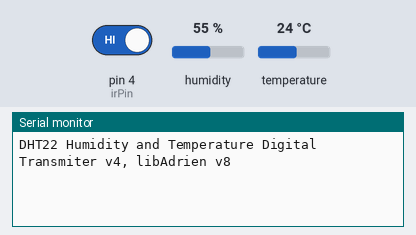
Bench run of a sketch on a simulated Arduino Uno, built with avr-gcc and run on an emulated ATmega328P. Shown: the last lines printed to the serial monitor. The inputs (shaded band) are chosen by the test bench; at power-on: humidity 55 %, pin 4 (irPin) HIGH, temperature 24 °C. No radio packets arrive unless stated.

Above: at 2.2 s.
2.3 s: humidity set to 22 %
At 12.4 s:
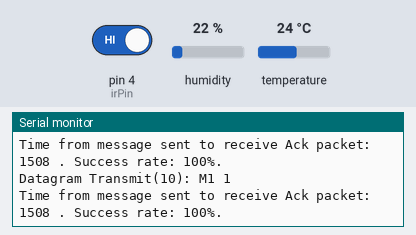
12.5 s: pin 4 (irPin) driven LOW
21.2 s: temperature set to 12 °C
At 24.3 s:
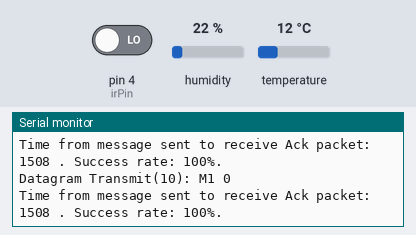
29.9 s: humidity set to 40 %
At 34.7 s:
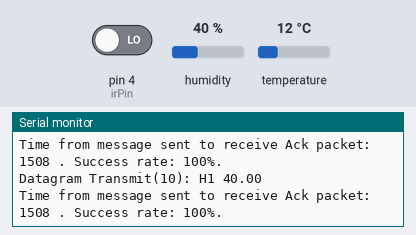

Measured:
- after the input at 2.3 s, the serial monitor: prints a new line after 8.7 s (image 1)
- after the input at 21.2 s, the serial monitor: prints a new line after 2.0 s (image 2)
- after the input at 29.9 s, the serial monitor: prints a new line after 4.4 s (image 3)

The sketch:

Temp_TransmiterV5.ino
```cpp
#include <SPI.h>
#include <nRF24L01.h>
#include <RF24.h>
#include "Transmiter.h"
#include <DHT.h>

int ScrVer = 4;

// This are related to the sensor DHT22
#define DHTPIN 2
#define DHTTYPE DHT22
DHT dht(DHTPIN, DHTTYPE);

// This are related to the IR sensor
int irPin = 4;
int irMotiondetected = 0;

// This are frequency captor
int cycle = 0;

void setup() {
  Serial.begin(9600);
  Serial.print("DHT22 Humidity and Temperature Digital Transmiter v");
  Serial.print(ScrVer);
  Serial.print(", libAdrien v");
  Serial.println (LibVer);
  delay(1000);          // wait for sensor initialization
  dht.begin();
  RadioStart(ChannelTemp3);
  pinMode(irPin, INPUT);
}

void loop() {
  // 1 cycle is 1 sec
  if (cycle == 10) {
    // Reading temperature or humidity takes about 250 milliseconds!
    // Sensor readings may also be up to 2 seconds 'old' (its a very slow sensor)
    float flHumi = dht.readHumidity();
    // Read temperature as Celsius
    float flTemp = dht.readTemperature();

    // Check if any reads failed and exit early (to try again).
    if (isnan(flHumi) || isnan(flTemp)) {
      Serial.println("Failed to read from DHT sensor!");
      return;
    } else {
      // Transmit the data
      RadioTransmit(HUMI, 1, flHumi);
      delay(500);
      RadioTransmit(TEMP, 1, flTemp);
      delay(500);
    }
    RadioTransmit(MOVE, 1, irMotiondetected);
    irMotiondetected = 0;
    delay(500);
    cycle = 0;
  }
  if (irMotiondetected == 0) {
    irMotiondetected = digitalRead(irPin);
  }
  cycle++;
  delay(1000);
}
```

Transmiter.h
```cpp
#define debug
int LibVer =8;

// This are related to the communication proto
const int MaxSizePayload = 8;
const int MaxSizeDatagrame = 10;
const char TEMP = 'T';
const char HUMI = 'H';
const char HP = 'P';
const char HC = 'C';
const char CONSO = 'S';
const char RADIA = 'R';
const char MOVE = 'M';

// This are related to the radio nRF24l01
#define CE_PIN 9
#define CSN_PIN 10
const uint64_t pipes[7] = { 0xF0F0F0F0D2LL, 0xF0F0F0F0C3LL, 0xF0F0F0F0B4LL, 0xF0F0F0F0A5LL, 0xF0F0F0F096LL, 0xF0F0F0F0E1LL, 0xF0F0F0F0F0LL };
RF24 WirelessData(CE_PIN, CSN_PIN);
const int ChannelUnused = 0;
const int ChannelTemp1 = 1;
const int ChannelTemp2 = 2;
const int ChannelTemp3 = 3;
const int ChannelTeleInfo = 4;
const int ChannelFilPilote = 5;

#ifdef debug
  int TxFailed;
  int TxSuccess;
  int TxTotal;
#endif

void RadioStart(int ChannelUsed) {
  WirelessData.begin();
  WirelessData.setRetries(5,15);
  WirelessData.openWritingPipe(pipes[ChannelUsed]);
  WirelessData.setAutoAck(1);
  WirelessData.stopListening();

#ifdef debug
  TxFailed = 0;
  TxSuccess = 0;
  TxTotal = 0;
#endif
}

void StatTx(bool ResultTx, unsigned long timeStart) {
  #ifdef debug
    TxTotal++;
    if(!ResultTx) {
      TxFailed++;
      Serial.print("packet delivery failed. Failure rate: ");
      Serial.print((TxFailed*100)/TxTotal);
      Serial.println("%.");
    } else {
      TxSuccess++;
      unsigned long time2 = micros();
      time2 = time2 - timeStart;
      Serial.print("Time from message sent to receive Ack packet: ");
      Serial.print(time2);
      Serial.print(" . Success rate: ");
      Serial.print((TxSuccess*100)/TxTotal);
      Serial.println("%.");
    }
  #endif
}

void FinalTx (char DataTx[], int SizeTx)
{
#ifdef debug
  Serial.print("Datagram Transmit(");
  Serial.print(SizeTx, DEC);
  Serial.print("): ");
  Serial.println(DataTx);
#endif

  WirelessData.stopListening();
  unsigned long time1 = micros();
  bool Result = WirelessData.write(DataTx, SizeTx);
  StatTx(Result, time1);
  WirelessData.startListening();
}

void RadioTransmit(char Type, int ID, float flValueTx) {
  String strValueTx;
  char caValueTx[MaxSizePayload];
  char ReadyToTx[MaxSizeDatagrame];

  strValueTx = String(flValueTx); //converting integer into a string
  strValueTx.toCharArray(caValueTx,MaxSizePayload); //passing the value of the string to the character array
  sprintf(ReadyToTx,"%c%d %s",Type,ID,caValueTx);
  FinalTx(ReadyToTx, sizeof(ReadyToTx));
}

void RadioTransmit(char Type, int ID, unsigned long loValueTx) {
  String strValueTx;
  char caValueTx[MaxSizePayload];
  char ReadyToTx[MaxSizeDatagrame];

  strValueTx = String(loValueTx); //converting integer into a string
  strValueTx.toCharArray(caValueTx,MaxSizePayload); //passing the value of the string to the character array
  sprintf(ReadyToTx,"%c%d %s",Type,ID,caValueTx);
  FinalTx(ReadyToTx, sizeof(ReadyToTx));
}

void RadioTransmit(char Type, int ID, int iValueTx) {
  String strValueTx;
  char caValueTx[MaxSizePayload];
  char ReadyToTx[MaxSizeDatagrame];

  strValueTx = String(iValueTx); //converting integer into a string
  strValueTx.toCharArray(caValueTx,MaxSizePayload); //passing the value of the string to the character array
  sprintf(ReadyToTx,"%c%d %s",Type,ID,caValueTx);
  FinalTx(ReadyToTx, sizeof(ReadyToTx));
}
```
